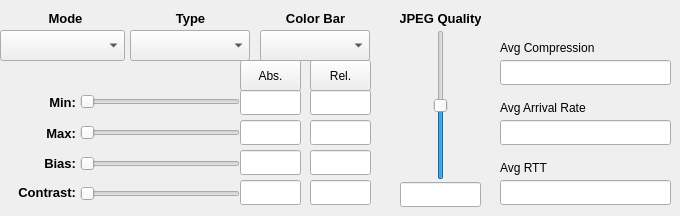
   <widget class="QWidget" name="tabColor">
    <attribute name="title">
     <string>Color</string>
    </attribute>
    <widget class="QLabel" name="maxdatLabel">
     <property name="geometry">
      <rect>
       <x>5</x>
       <y>125</y>
       <width>71</width>
       <height>16</height>
      </rect>
     </property>
     <property name="font">
      <font>
       <pointsize>10</pointsize>
       <weight>75</weight>
       <bold>true</bold>
      </font>
     </property>
     <property name="text">
      <string>Max:</string>
     </property>
     <property name="alignment">
      <set>Qt::AlignRight|Qt::AlignTrailing|Qt::AlignVCenter</set>
     </property>
    </widget>
    <widget class="QSlider" name="mindatSlider">
     <property name="geometry">
      <rect>
       <x>80</x>
       <y>90</y>
       <width>160</width>
       <height>23</height>
      </rect>
     </property>
     <property name="mouseTracking">
      <bool>false</bool>
     </property>
     <property name="maximum">
      <number>10000</number>
     </property>
     <property name="orientation">
      <enum>Qt::Horizontal</enum>
     </property>
    </widget>
    <widget class="QLineEdit" name="mindatEntry">
     <property name="geometry">
      <rect>
       <x>240</x>
       <y>90</y>
       <width>61</width>
       <height>25</height>
      </rect>
     </property>
     <property name="font">
      <font>
       <pointsize>10</pointsize>
       <weight>50</weight>
       <bold>false</bold>
      </font>
     </property>
     <property name="inputMask">
      <string/>
     </property>
     <property name="text">
      <string/>
     </property>
     <property name="alignment">
      <set>Qt::AlignRight|Qt::AlignTrailing|Qt::AlignVCenter</set>
     </property>
    </widget>
    <widget class="QLabel" name="mindatLabel">
     <property name="geometry">
      <rect>
       <x>5</x>
       <y>94</y>
       <width>71</width>
       <height>16</height>
      </rect>
     </property>
     <property name="font">
      <font>
       <pointsize>10</pointsize>
       <weight>75</weight>
       <bold>true</bold>
      </font>
     </property>
     <property name="text">
      <string>Min:</string>
     </property>
     <property name="alignment">
      <set>Qt::AlignRight|Qt::AlignTrailing|Qt::AlignVCenter</set>
     </property>
    </widget>
    <widget class="QSlider" name="maxdatSlider">
     <property name="geometry">
      <rect>
       <x>80</x>
       <y>121</y>
       <width>160</width>
       <height>23</height>
      </rect>
     </property>
     <property name="maximum">
      <number>10000</number>
     </property>
     <property name="orientation">
      <enum>Qt::Horizontal</enum>
     </property>
    </widget>
    <widget class="QLineEdit" name="maxdatEntry">
     <property name="geometry">
      <rect>
       <x>240</x>
       <y>120</y>
       <width>61</width>
       <height>25</height>
      </rect>
     </property>
     <property name="font">
      <font>
       <pointsize>10</pointsize>
       <weight>50</weight>
       <bold>false</bold>
      </font>
     </property>
     <property name="inputMask">
      <string/>
     </property>
     <property name="text">
      <string/>
     </property>
     <property name="alignment">
      <set>Qt::AlignRight|Qt::AlignTrailing|Qt::AlignVCenter</set>
     </property>
    </widget>
    <widget class="QSlider" name="biasSlider">
     <property name="geometry">
      <rect>
       <x>80</x>
       <y>152</y>
       <width>160</width>
       <height>23</height>
      </rect>
     </property>
     <property name="maximum">
      <number>10000</number>
     </property>
     <property name="orientation">
      <enum>Qt::Horizontal</enum>
     </property>
    </widget>
    <widget class="QLineEdit" name="biasEntry">
     <property name="geometry">
      <rect>
       <x>240</x>
       <y>150</y>
       <width>61</width>
       <height>25</height>
      </rect>
     </property>
     <property name="font">
      <font>
       <pointsize>10</pointsize>
       <weight>50</weight>
       <bold>false</bold>
      </font>
     </property>
     <property name="inputMask">
      <string/>
     </property>
     <property name="text">
      <string/>
     </property>
     <property name="alignment">
      <set>Qt::AlignRight|Qt::AlignTrailing|Qt::AlignVCenter</set>
     </property>
    </widget>
    <widget class="QLabel" name="biasLabel">
     <property name="geometry">
      <rect>
       <x>5</x>
       <y>155</y>
       <width>71</width>
       <height>16</height>
      </rect>
     </property>
     <property name="font">
      <font>
       <pointsize>10</pointsize>
       <weight>75</weight>
       <bold>true</bold>
      </font>
     </property>
     <property name="text">
      <string>Bias:</string>
     </property>
     <property name="alignment">
      <set>Qt::AlignRight|Qt::AlignTrailing|Qt::AlignVCenter</set>
     </property>
    </widget>
    <widget class="QSlider" name="contrastSlider">
     <property name="geometry">
      <rect>
       <x>80</x>
       <y>182</y>
       <width>160</width>
       <height>23</height>
      </rect>
     </property>
     <property name="maximum">
      <number>10000</number>
     </property>
     <property name="orientation">
      <enum>Qt::Horizontal</enum>
     </property>
    </widget>
    <widget class="QLineEdit" name="contrastEntry">
     <property name="geometry">
      <rect>
       <x>240</x>
       <y>180</y>
       <width>61</width>
       <height>25</height>
      </rect>
     </property>
     <property name="font">
      <font>
       <pointsize>10</pointsize>
       <weight>50</weight>
       <bold>false</bold>
      </font>
     </property>
     <property name="inputMask">
      <string/>
     </property>
     <property name="text">
      <string/>
     </property>
     <property name="alignment">
      <set>Qt::AlignRight|Qt::AlignTrailing|Qt::AlignVCenter</set>
     </property>
    </widget>
    <widget class="QLabel" name="constrastLabel">
     <property name="geometry">
      <rect>
       <x>5</x>
       <y>182</y>
       <width>71</width>
       <height>20</height>
      </rect>
     </property>
     <property name="font">
      <font>
       <pointsize>10</pointsize>
       <weight>75</weight>
       <bold>true</bold>
      </font>
     </property>
     <property name="text">
      <string>Contrast:</string>
     </property>
     <property name="alignment">
      <set>Qt::AlignRight|Qt::AlignTrailing|Qt::AlignVCenter</set>
     </property>
    </widget>
    <widget class="QComboBox" name="scaleModeCombo">
     <property name="geometry">
      <rect>
       <x>0</x>
       <y>30</y>
       <width>125</width>
       <height>31</height>
      </rect>
     </property>
     <property name="font">
      <font>
       <pointsize>10</pointsize>
       <weight>50</weight>
       <bold>false</bold>
      </font>
     </property>
    </widget>
    <widget class="QComboBox" name="scaleTypeCombo">
     <property name="geometry">
      <rect>
       <x>130</x>
       <y>30</y>
       <width>120</width>
       <height>31</height>
      </rect>
     </property>
     <property name="font">
      <font>
       <pointsize>10</pointsize>
       <weight>50</weight>
       <bold>false</bold>
      </font>
     </property>
    </widget>
    <widget class="QComboBox" name="colorbarCombo">
     <property name="geometry">
      <rect>
       <x>260</x>
       <y>30</y>
       <width>110</width>
       <height>31</height>
      </rect>
     </property>
     <property name="font">
      <font>
       <pointsize>10</pointsize>
       <weight>50</weight>
       <bold>false</bold>
      </font>
     </property>
    </widget>
    <widget class="QLabel" name="scalemodeLabel">
     <property name="geometry">
      <rect>
       <x>10</x>
       <y>10</y>
       <width>111</width>
       <height>16</height>
      </rect>
     </property>
     <property name="font">
      <font>
       <pointsize>10</pointsize>
       <weight>75</weight>
       <bold>true</bold>
      </font>
     </property>
     <property name="text">
      <string>Mode</string>
     </property>
     <property name="alignment">
      <set>Qt::AlignCenter</set>
     </property>
    </widget>
    <widget class="QLabel" name="scaletypeLabel">
     <property name="geometry">
      <rect>
       <x>130</x>
       <y>10</y>
       <width>121</width>
       <height>16</height>
      </rect>
     </property>
     <property name="font">
      <font>
       <pointsize>10</pointsize>
       <weight>75</weight>
       <bold>true</bold>
      </font>
     </property>
     <property name="text">
      <string>Type</string>
     </property>
     <property name="alignment">
      <set>Qt::AlignCenter</set>
     </property>
    </widget>
    <widget class="QLabel" name="colorbarlabel">
     <property name="geometry">
      <rect>
       <x>270</x>
       <y>10</y>
       <width>91</width>
       <height>16</height>
      </rect>
     </property>
     <property name="font">
      <font>
       <pointsize>10</pointsize>
       <weight>75</weight>
       <bold>true</bold>
      </font>
     </property>
     <property name="text">
      <string>Color Bar</string>
     </property>
     <property name="alignment">
      <set>Qt::AlignCenter</set>
     </property>
    </widget>
    <widget class="QLineEdit" name="mindatRelEntry">
     <property name="geometry">
      <rect>
       <x>310</x>
       <y>90</y>
       <width>61</width>
       <height>25</height>
      </rect>
     </property>
     <property name="font">
      <font>
       <pointsize>10</pointsize>
       <weight>50</weight>
       <bold>false</bold>
      </font>
     </property>
     <property name="inputMask">
      <string notr="true"/>
     </property>
     <property name="text">
      <string notr="true"/>
     </property>
     <property name="alignment">
      <set>Qt::AlignRight|Qt::AlignTrailing|Qt::AlignVCenter</set>
     </property>
    </widget>
    <widget class="QLineEdit" name="maxdatRelEntry">
     <property name="geometry">
      <rect>
       <x>310</x>
       <y>120</y>
       <width>61</width>
       <height>25</height>
      </rect>
     </property>
     <property name="font">
      <font>
       <pointsize>10</pointsize>
       <weight>50</weight>
       <bold>false</bold>
      </font>
     </property>
     <property name="inputMask">
      <string/>
     </property>
     <property name="text">
      <string/>
     </property>
     <property name="alignment">
      <set>Qt::AlignRight|Qt::AlignTrailing|Qt::AlignVCenter</set>
     </property>
    </widget>
    <widget class="QLineEdit" name="biasRelEntry">
     <property name="geometry">
      <rect>
       <x>310</x>
       <y>150</y>
       <width>61</width>
       <height>25</height>
      </rect>
     </property>
     <property name="font">
      <font>
       <pointsize>10</pointsize>
       <weight>50</weight>
       <bold>false</bold>
      </font>
     </property>
     <property name="inputMask">
      <string/>
     </property>
     <property name="text">
      <string/>
     </property>
     <property name="alignment">
      <set>Qt::AlignRight|Qt::AlignTrailing|Qt::AlignVCenter</set>
     </property>
    </widget>
    <widget class="QLineEdit" name="contrastRelEntry">
     <property name="geometry">
      <rect>
       <x>310</x>
       <y>180</y>
       <width>61</width>
       <height>25</height>
      </rect>
     </property>
     <property name="font">
      <font>
       <pointsize>10</pointsize>
       <weight>50</weight>
       <bold>false</bold>
      </font>
     </property>
     <property name="inputMask">
      <string/>
     </property>
     <property name="text">
      <string/>
     </property>
     <property name="alignment">
      <set>Qt::AlignRight|Qt::AlignTrailing|Qt::AlignVCenter</set>
     </property>
    </widget>
    <widget class="QPushButton" name="absfixedButton">
     <property name="geometry">
      <rect>
       <x>240</x>
       <y>60</y>
       <width>61</width>
       <height>31</height>
      </rect>
     </property>
     <property name="text">
      <string>Abs.</string>
     </property>
    </widget>
    <widget class="QPushButton" name="relfixedButton">
     <property name="geometry">
      <rect>
       <x>310</x>
       <y>60</y>
       <width>61</width>
       <height>31</height>
      </rect>
     </property>
     <property name="text">
      <string>Rel.</string>
     </property>
    </widget>
    <widget class="QLabel" name="qualityLabel">
     <property name="geometry">
      <rect>
       <x>400</x>
       <y>10</y>
       <width>81</width>
       <height>16</height>
      </rect>
     </property>
     <property name="font">
      <font>
       <pointsize>10</pointsize>
       <weight>75</weight>
       <bold>true</bold>
      </font>
     </property>
     <property name="text">
      <string>JPEG Quality</string>
     </property>
     <property name="alignment">
      <set>Qt::AlignCenter</set>
     </property>
    </widget>
    <widget class="QSlider" name="qualitySlider">
     <property name="geometry">
      <rect>
       <x>430</x>
       <y>30</y>
       <width>22</width>
       <height>150</height>
      </rect>
     </property>
     <property name="minimum">
      <number>0</number>
     </property>
     <property name="maximum">
      <number>100</number>
     </property>
     <property name="value">
      <number>50</number>
     </property>
     <property name="orientation">
      <enum>Qt::Vertical</enum>
     </property>
    </widget>
    <widget class="QLineEdit" name="qualityEntry">
     <property name="geometry">
      <rect>
       <x>400</x>
       <y>182</y>
       <width>81</width>
       <height>25</height>
      </rect>
     </property>
     <property name="font">
      <font>
       <pointsize>10</pointsize>
       <weight>50</weight>
       <bold>false</bold>
      </font>
     </property>
     <property name="alignment">
      <set>Qt::AlignCenter</set>
     </property>
    </widget>
    <widget class="QLabel" name="avgCompressionRatioLabel">
     <property name="geometry">
      <rect>
       <x>500</x>
       <y>40</y>
       <width>171</width>
       <height>16</height>
      </rect>
     </property>
     <property name="text">
      <string>Avg Compression</string>
     </property>
    </widget>
    <widget class="QLineEdit" name="avgCompressionRatioEntry">
     <property name="geometry">
      <rect>
       <x>500</x>
       <y>60</y>
       <width>171</width>
       <height>25</height>
      </rect>
     </property>
     <property name="alignment">
      <set>Qt::AlignCenter</set>
     </property>
     <property name="readOnly">
      <bool>true</bool>
     </property>
    </widget>
    <widget class="QLabel" name="avgFrameRateLabel">
     <property name="geometry">
      <rect>
       <x>500</x>
       <y>100</y>
       <width>171</width>
       <height>16</height>
      </rect>
     </property>
     <property name="text">
      <string>Avg Arrival Rate</string>
     </property>
    </widget>
    <widget class="QLineEdit" name="avgFrameRateEntry">
     <property name="geometry">
      <rect>
       <x>500</x>
       <y>120</y>
       <width>171</width>
       <height>25</height>
      </rect>
     </property>
     <property name="alignment">
      <set>Qt::AlignCenter</set>
     </property>
     <property name="readOnly">
      <bool>true</bool>
     </property>
    </widget>
    <widget class="QLabel" name="avgRttLabel">
     <property name="geometry">
      <rect>
       <x>500</x>
       <y>160</y>
       <width>171</width>
       <height>16</height>
      </rect>
     </property>
     <property name="text">
      <string>Avg RTT</string>
     </property>
    </widget>
    <widget class="QLineEdit" name="avgRttEntry">
     <property name="geometry">
      <rect>
       <x>500</x>
       <y>180</y>
       <width>171</width>
       <height>25</height>
      </rect>
     </property>
     <property name="alignment">
      <set>Qt::AlignCenter</set>
     </property>
     <property name="readOnly">
      <bool>true</bool>
     </property>
    </widget>
   </widget>
